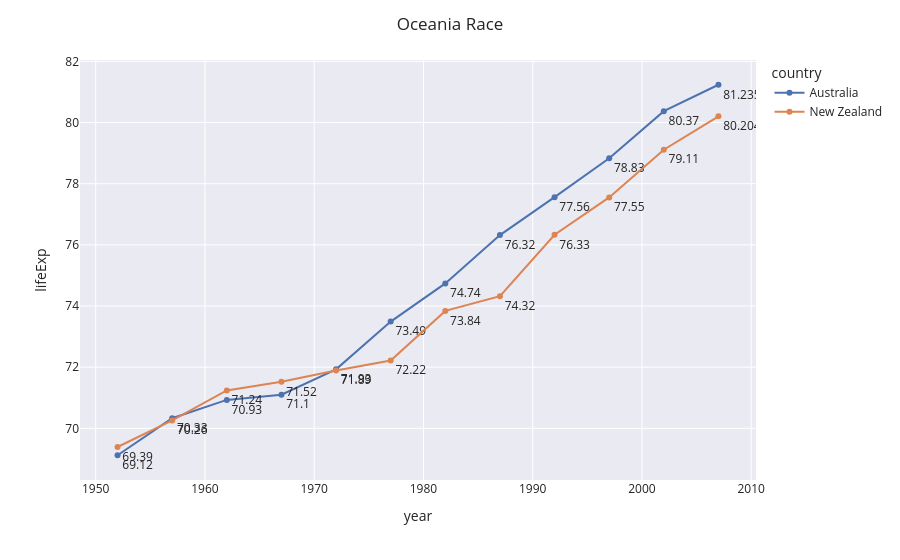

Here is the notebook cell this chart was saved with:
### Code cell
oceania_df = df[df['continent'] == 'Oceania']
fig = px.line(oceania_df , x = 'year' , y = 'lifeExp' , color = 'country' , text = 'lifeExp' , template = 'seaborn')
fig.update_traces(textposition = 'bottom right')
fig.update_layout(title = "Oceania Race")
fig.show()

### Figure 1 — Plotly figure (JSON) as saved in the notebook; plotly's stock layout.template omitted (floating-point values rounded to 4 significant figures)
{"data": [{"hovertemplate": "country=Australia<br>year=%{x}<br>lifeExp=%{text}<extra></extra>", "legendgroup": "Australia", "line": {"color": "rgb(76,114,176)", "dash": "solid"}, "marker": {"symbol": "circle"}, "mode": "lines+markers+text", "name": "Australia", "orientation": "v", "showlegend": true, "text": [69.12, 70.33, 70.93, 71.1, 71.93, 73.49, 74.74, 76.32, 77.56, 78.83, 80.37, 81.23], "textposition": "bottom right", "type": "scatter", "x": [1952, 1957, 1962, 1967, 1972, 1977, 1982, 1987, 1992, 1997, 2002, 2007], "xaxis": "x", "y": [69.12, 70.33, 70.93, 71.1, 71.93, 73.49, 74.74, 76.32, 77.56, 78.83, 80.37, 81.23], "yaxis": "y"}, {"hovertemplate": "country=New Zealand<br>year=%{x}<br>lifeExp=%{text}<extra></extra>", "legendgroup": "New Zealand", "line": {"color": "rgb(221,132,82)", "dash": "solid"}, "marker": {"symbol": "circle"}, "mode": "lines+markers+text", "name": "New Zealand", "orientation": "v", "showlegend": true, "text": [69.39, 70.26, 71.24, 71.52, 71.89, 72.22, 73.84, 74.32, 76.33, 77.55, 79.11, 80.2], "textposition": "bottom right", "type": "scatter", "x": [1952, 1957, 1962, 1967, 1972, 1977, 1982, 1987, 1992, 1997, 2002, 2007], "xaxis": "x", "y": [69.39, 70.26, 71.24, 71.52, 71.89, 72.22, 73.84, 74.32, 76.33, 77.55, 79.11, 80.2], "yaxis": "y"}], "layout": {"legend": {"title": {"text": "country"}, "tracegroupgap": 0}, "margin": {"t": 60}, "title": {"text": "Oceania Race"}, "xaxis": {"anchor": "y", "domain": [0, 1], "title": {"text": "year"}}, "yaxis": {"anchor": "x", "domain": [0, 1], "title": {"text": "lifeExp"}}}}
